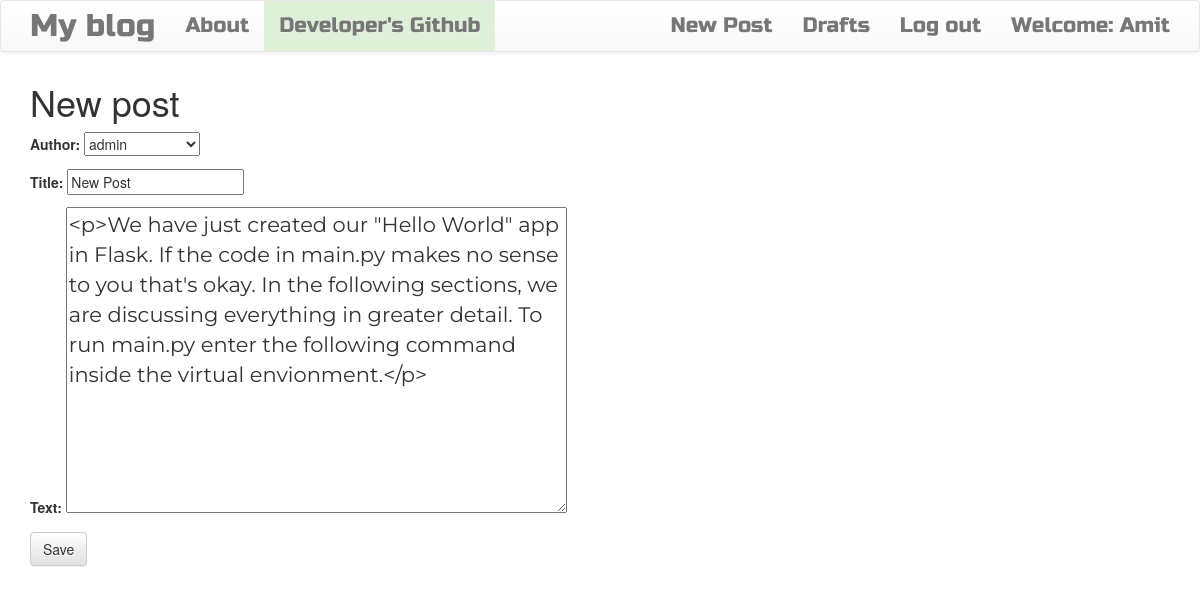
/post/15/edit/ (signed in), run on the app's committed database.
### blog/models.py (models this page shows, shortened)
class Post(models.Model):
	author = models.ForeignKey('auth.user')
	title = models.CharField(max_length=100)
	text = models.TextField(max_length=1000)
	created_date = models.DateTimeField(default=timezone.now)
	published_date = models.DateTimeField(blank=True,null=True)

### blog/views.py (the view)
# urls.py: url(r'^post/(?P<pk>\d+)/edit/$',views.PostUpdateView.as_view(),name='post_edit'),
class PostUpdateView(LoginRequiredMixin,UpdateView):
	login_url = '/login/'
	redirect_field_name = 'blog/post_detail.html'
	form_class = PostForm
	model = Post

### blog/forms.py
class PostForm(forms.ModelForm):
	class Meta():
		model = Post
		fields = ('author','title','text')
		widgets = {
		'title':forms.TextInput(attrs={'class':'textinputclass'}),
		'text':forms.Textarea(attrs={'class':'editable medium-editor-textarea postcontent'}),
                }

### blog/templates/blog/post_form.html (shortened to what this page needs)
{% extends 'blog/base.html' %}
{% block content %}
    <h1>New post</h1>
    <form method="POST" class="post-form">
    {{form.as_p}}
    <button type="submit" class="save btn btn-default">Save</button>
    </form>
{% endblock %}

### blog/templates/blog/base.html (shortened to what this page needs)
<!DOCTYPE html>
{% load staticfiles %}
<html>
    <head>
        <link rel="stylesheet" href="https://maxcdn.bootstrapcdn.com/bootstrap/3.3.7/css/bootstrap.min.css">
        <link rel="stylesheet" href="https://maxcdn.bootstrapcdn.com/bootstrap/3.3.7/css/bootstrap-theme.min.css">
        <link rel="stylesheet" href="//cdn.jsdelivr.net/medium-editor/latest/css/medium-editor.min.css" type="text/css" media="screen" charset="utf-8">
        <link rel="stylesheet" href="{% static 'css/blog.css' %}">
<body class='loader'>
  <nav class="navbar navbar-default techfont custom-navbar">
    <div class="container">
      <ul class="nav navbar-nav">
        <li><a class='navbar-brand bigbrand' href="{% url 'post_list' %}">My blog</a></li>
        <li><a href="{% url 'about'%}">About</a></li>
        <li><a class="text-primary bg-success" href="https://github.com/rjipandey">Developer's Github</a></li>
      </ul>
      <ul class="nav navbar-nav navbar-right">
        {% if user.is_authenticated %}
        <li>
          <a href="{% url 'post_new' %}" >New Post</a>
        </li>
        <li>
          <a href="{% url 'post_draft_list' %}">Drafts</a>
        </li>
        <li>
          <a href="{% url 'logout' %}" >Log out</a>
        </li>
        <li>
          <a >Welcome: {{ user.username }}</a>
        </li>
          {% else %}
          <li><a href="{%url 'login_user' %}">Login</a></li>
          <li><a href="{%url 'register_user' %}">Sign Up</a></li>
          <li><a class='nav navbar-right' href="{% url 'login' %}" >Admin <span class="glyphicon glyphicon-user"></span></a></li>
        {% endif %}
      </ul>
  </div>
</nav>
        <div class="content container">
            <div class="row">
                <div class="col-md-8">
                  <div class="blog_posts">
                    {% block content %}
                    {% endblock %}
                  </div>
                </div>
            </div>
        </div>
</body>
</html>

### blog/static/css/blog.css (style rules this page uses)
.techfont { font-family: 'Russo One', sans-serif; font-size: 1.5em; margin-bottom: 10px; }
.postcontent { font-family: 'Montserrat'; font-size: 1.5em; }
.bigbrand { font-size: 1.5em; }
.loader { filter:hue-rotate(0deg); color: linear-gradient(45deg,#0f8,#08f); animation:hue 5000ms infinite linear; }

### data on the page
Post: author "admin", title "New Post", text "<p>We have just created our \"Hello World\" app in Flask. If the code in main.py makes no sense to you that's okay. In the following sections, we are discussing everything in greater detail. To run main.py enter the following command inside the virtual envionment.</p>"

### other printed values
{{ user.username }} "Amit"
